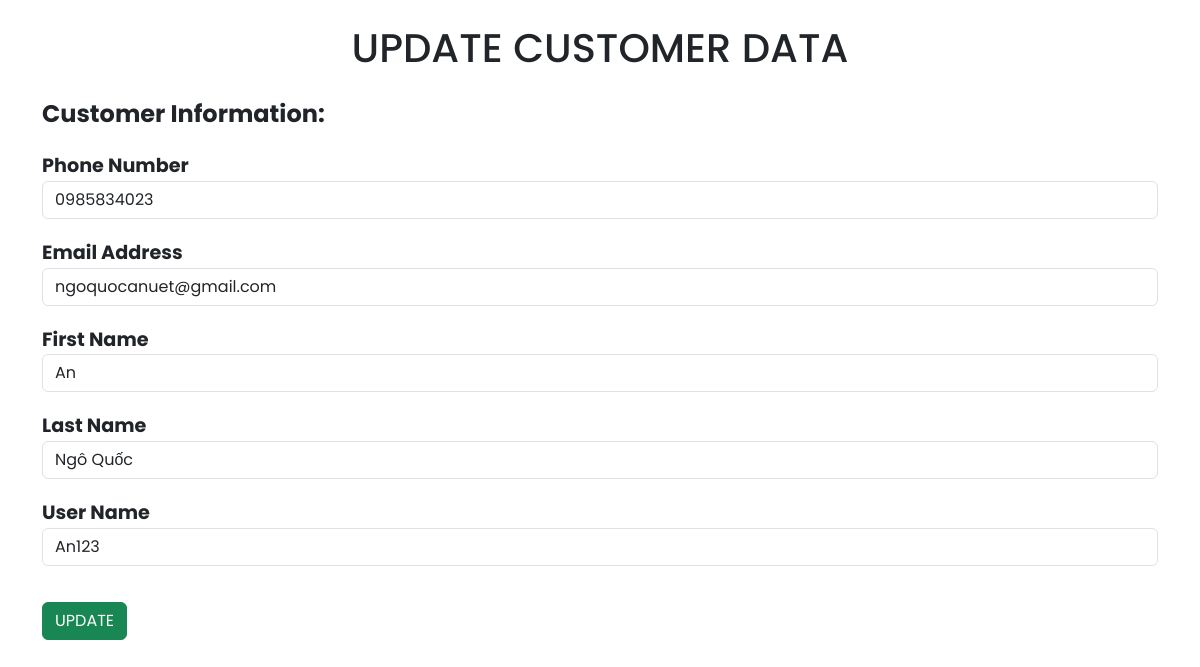
Page /update_data_customer.php?customerId=1 on the committed database.
### tables this page shows
CREATE TABLE `customer` (
  `customerId` int NOT NULL,
  `phoneNumber` varchar(15) DEFAULT NULL,
  `emailAddress` varchar(50) DEFAULT NULL,
  `firstName` varchar(30) DEFAULT NULL,
  `lastName` varchar(30) DEFAULT NULL,
  `userName` varchar(30) DEFAULT NULL,
  PRIMARY KEY (`customerId`)
);

### update_data_customer.php (the view, shortened to what this page needs)
<!DOCTYPE html>
<html lang="en">
    <head>
        <link rel="stylesheet" type="text/css" href="style.css">
        <link href="https://cdn.jsdelivr.net/npm/bootstrap@5.3.2/dist/css/bootstrap.min.css" rel="stylesheet">
    </head>
    <body>
        <?php include 'dbcon.php'; ?>
        <div class="container">
            <h1 id="main-title" class="text-center my-4">UPDATE CUSTOMER DATA</h1>
            <?php
                if(isset($_GET['customerId'])) {
                    $customerId = $_GET['customerId'];
                }
                $query = "select * from `customer` where `customerId` = '$customerId'";
                $result = mysqli_query($connection, $query);
                if(!$result) {
                    die("query Failed".mysqli_error());
                } else {
                    $row = mysqli_fetch_assoc($result);
                }
            ?>
            <div class="form-title">Customer Information:</div>
            <form action="update_data_customer.php?customerId_new=<?php echo $customerId; ?>" method="post" autocorrect="off" autocapitalize="none" style="text-transform:none">
                <div class="form-group">
                    <label for="phoneNumber">Phone Number</label>
                    <input autocorrect="off" autocapitalize="none" style="text-transform:none" type="text" name="phoneNumber" class="form-control" value="<?php echo $row['phoneNumber']; ?>" autocapitalize="off">
                </div>
                <div class="form-group">
                    <label for="emailAddress">Email Address</label>
                    <input autocorrect="off" autocapitalize="none" style="text-transform:none" type="text" name="emailAddress" class="form-control" value="<?php echo htmlspecialchars($row['emailAddress']); ?>" autocapitalize="off" autocomplete="off">
                </div>
                <div class="form-group">
                    <label for="firstName">First Name</label>
                    <input autocorrect="off" autocapitalize="none" style="text-transform:none" type="text" name="firstName" class="form-control" value="<?php echo $row['firstName']; ?>" autocapitalize="off">
                </div>
                <div class="form-group">
                    <label for="lastName">Last Name</label>
                    <input autocorrect="off" autocapitalize="none" style="text-transform:none" type="text" name="lastName" class="form-control" value="<?php echo $row['lastName']; ?>" autocapitalize="off">
                </div>
                <div class="form-group">
                    <label for="userName">User Name</label>
                    <input autocorrect="off" autocapitalize="none" style="text-transform:none" type="text" name="userName" class="form-control" value="<?php echo $row['userName']; ?>" autocapitalize="off">
                </div>
                <input type="submit" class="btn btn-success mt-3" name="update_customer" value="UPDATE">
            </form>
        </div>
    </body>
</html>

### style.css (style rules this page uses)
* { font-family:'Poppins', sans-serif; margin:0; padding:0; box-sizing: 0; outline:none; border:none; text-decoration: none; text-transform: capitalize; transition: all .2s linear; }
:root { --green : green; --black : black; --light-color: #666; --box-shadow: 0 .5rem 1rem rgba(0,0,0.1); --border: 2rem solid rgba(0,0,0.1); --outline: 1rem solid rgba(0,0,0.1); }
html { font-size: 100% ; overflow-x: hidden; scroll-behavior: smooth; scroll-padding-top: 7rem; }
body { background: #eee; }

### update_data_customer.php (style rules this page uses)
.form-group { margin-bottom: 20px; }
.form-group label { font-weight: bold; font-size: 1.2em; }
.form-title { font-size: 1.5em; font-weight: bold; margin-bottom: 20px; }

### rows in the picture
customer: phoneNumber "0985834023", emailAddress "ngoquocanuet@gmail.com", firstName "An", lastName "Ngô Quốc", userName "An123"
